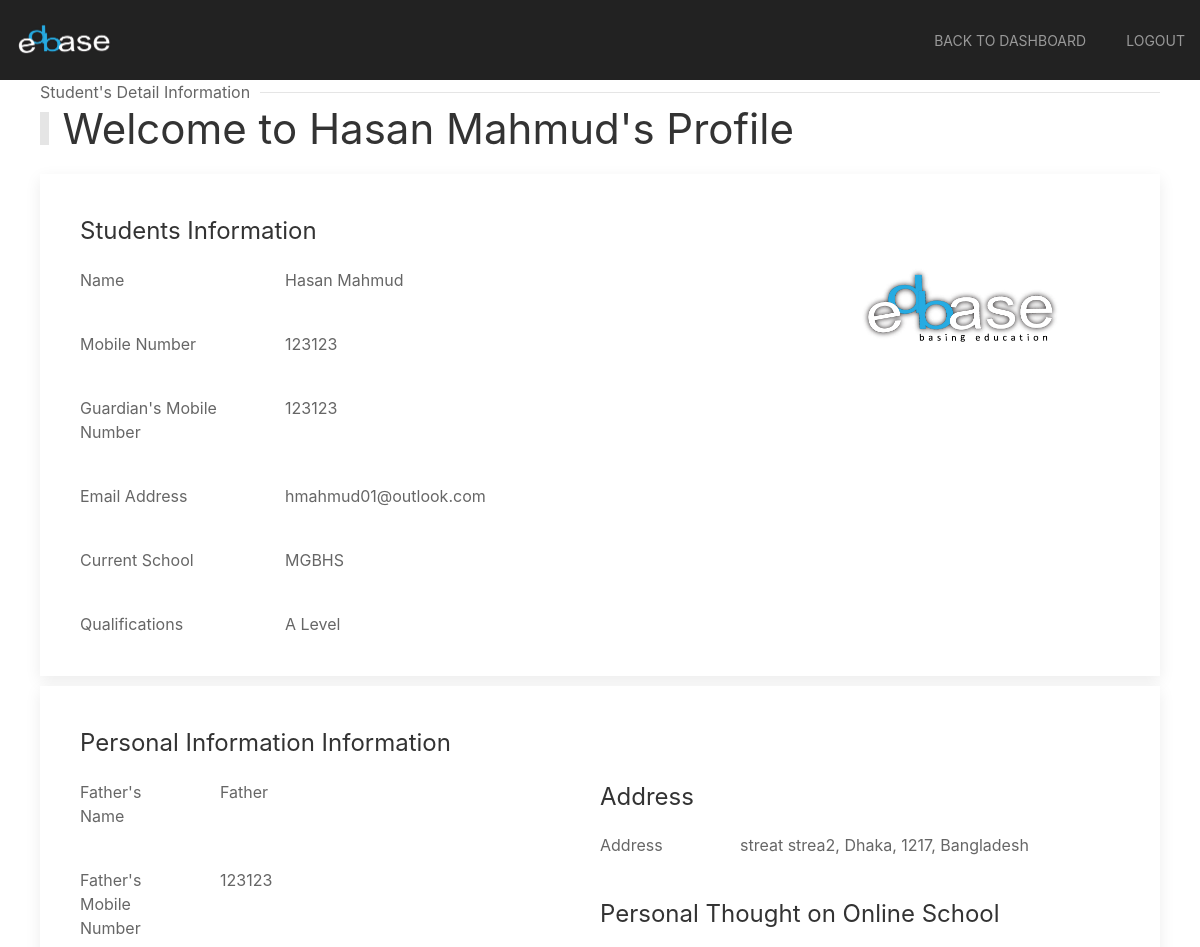
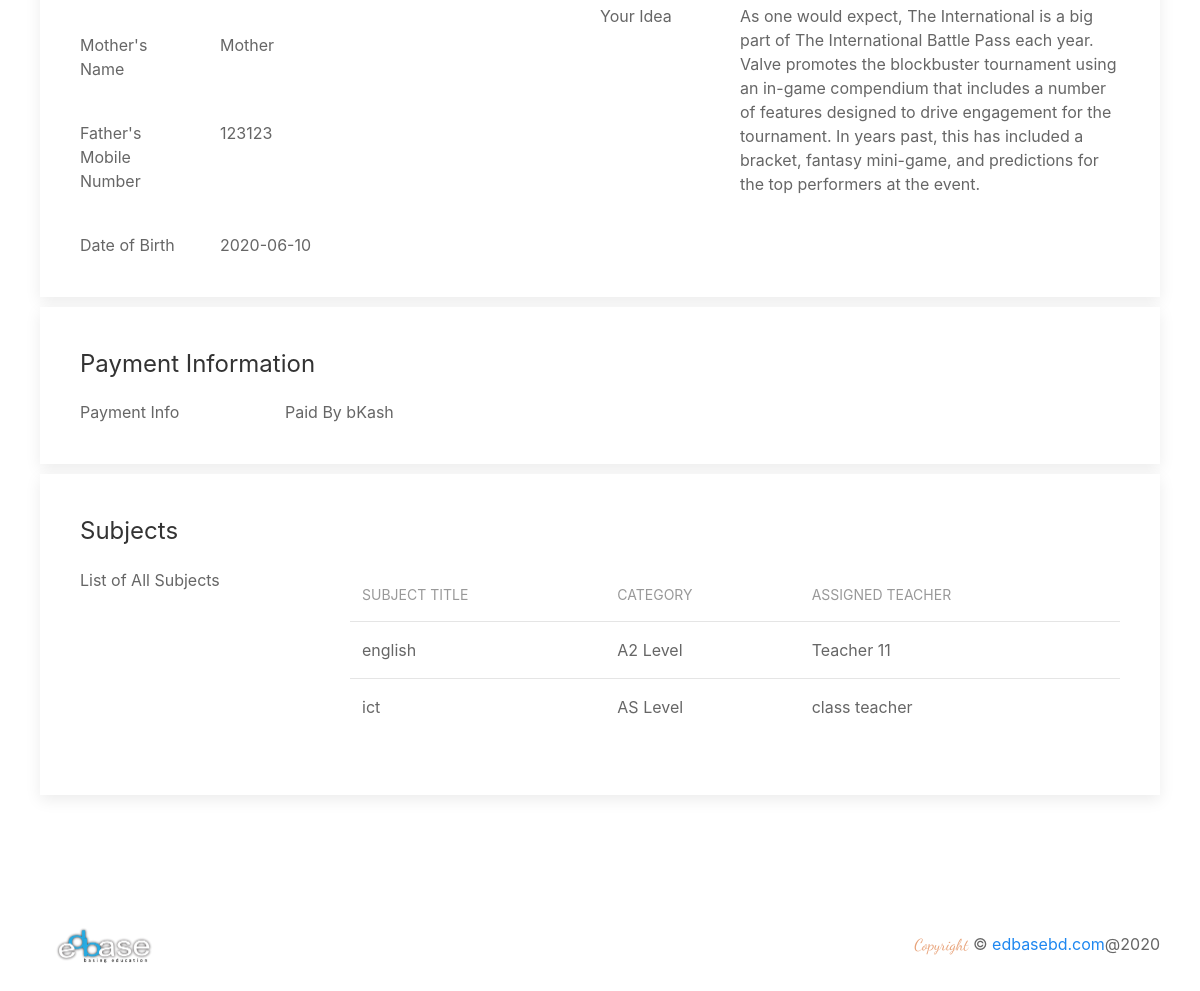
Page /studentdetail/505/ (signed in) on the committed database (2 pictures, top to bottom).
### applicant/models.py (models this page shows, shortened)
class Student(models.Model):
    user = models.OneToOneField(User, on_delete=models.CASCADE)
    name = models.CharField(max_length=128, null=True, blank=True)
    mobile = models.CharField(max_length=11, null=True, blank=True)
    guardian_mobile = models.CharField(max_length=11, null=True, blank=True)
    email = models.EmailField(max_length=128, null=True, blank=True)
    school = models.CharField(max_length=128, null=True, blank=True)
    status = models.BooleanField(default=False, null=True, blank=True)
    user_type = models.CharField(max_length=128, null=True, blank=True)
    qualification = models.CharField(max_length=128, null=True, blank=True)
    created_at = models.DateTimeField(auto_now_add=True, null=True, blank=True)

class PersonalInfo(models.Model):
    student = models.ForeignKey(Student, related_name='student_personal_info', on_delete=models.CASCADE)
    acceptance = models.BooleanField(default=False, null=True, blank=True)
    father = models.CharField(max_length=128, null=True, blank=True)
    mother = models.CharField(max_length=128, null=True, blank=True)
    father_mobile = models.CharField(max_length=128, null=True, blank=True)
    mother_mobile = models.CharField(max_length=128, null=True, blank=True)
    parent_email = models.EmailField(max_length=128, null=True, blank=True)
    street_1 = models.CharField(max_length=128, null=True, blank=True)
    street_2 = models.CharField(max_length=128, null=True, blank=True)
    city = models.CharField(max_length=128, null=True, blank=True)
    zip_code = models.CharField(max_length=128, null=True, blank=True)
    country = models.CharField(max_length=128, null=True, blank=True)
    dob = models.CharField(max_length=128, null=True, blank=True)
    blood_group = models.CharField(max_length=128, null=True, blank=True)
    experience = models.TextField(null=True, blank=True)
    photo = models.FileField('app_files', upload_to='photos', blank=True, null=True)

class PaymentInfo(models.Model):
    student = models.ForeignKey(Student, related_name='student_payment_info', on_delete=models.CASCADE)
    payment_option = models.CharField(max_length=128, null=True, blank=True)
    trx_id = models.CharField(max_length=128, null=True, blank=True)

class QualificationSubject(models.Model):
    student = models.ForeignKey(Student, related_name='student_subjects_qualified', on_delete=models.CASCADE)
    subjects = models.ForeignKey(Subject, related_name='subjects', on_delete=models.CASCADE)

class Subject(models.Model):
    title = models.CharField(max_length=128, null=True, blank=True)
    status = models.BooleanField(default=True, null=True, blank=True)
    assigned = models.BooleanField(default=False, null=True, blank=True)
    assigned_teacher = models.ForeignKey(Teacher, on_delete=models.CASCADE)
    level = models.CharField(max_length=128, null=True, blank=True)
    created_at = models.DateTimeField(auto_now_add=True, null=True, blank=True)

class Teacher(models.Model):
    user = models.OneToOneField(User, on_delete=models.CASCADE)
    name = models.CharField(max_length=128, null=True, blank=True)
    status = models.BooleanField(default=True, null=True, blank=True)
    level = models.CharField(max_length=128, null=True, blank=True)
    created_at = models.DateTimeField(auto_now_add=True, null=True, blank=True)
    def __str__(self):
        return self.name

### applicant/views.py (the view)
# urls.py: path('studentdetail/<int:sid>/', views.studentDetail, name='studentdetail'),
@login_required(login_url='/login/')
def studentDetail(request, sid):
    student = Student.objects.get(id=sid)
    try:
        personal_info = PersonalInfo.objects.get(student_id=sid)
        payment_info = PaymentInfo.objects.get(student_id=sid)
        subjects = QualificationSubject.objects.filter(student__id__contains=sid)
        return render(request, 'studentDetail.html', {'data': student, 'subjects': subjects, 'payment': payment_info, 'personal': personal_info, 'media_url':settings.MEDIA_URL})
    except :
        subjects = QualificationSubject.objects.filter(student__id__contains=sid)
        return render(request, 'studentDetail.html', {'data': student, 'subjects': subjects})

### applicant/templates/studentDetail.html (shortened to what this page needs)
{% extends 'base.html' %}
{% load static %}
{% block content %}
    <section class="main-section">
        <div class="admin-section-top">
            <div>
                <div class="uk-section-secondary uk-preserve-color">
                    <div uk-sticky="animation: uk-animation-slide-top; sel-target: .uk-navbar-container; cls-active: uk-navbar-sticky; cls-inactive: uk-navbar-transparent uk-dark; top: 200">
                        <nav class="uk-navbar-container" uk-navbar="mode: click;">
                            <div class="uk-navbar-left">
                                <a class="uk-navbar-item uk-logo logo-size" href="/"><img src="/static/img/edbase_footer.png" alt="edbase"></a>
                            </div>
                            <div class="uk-navbar-right uk-dark">
                                <ul class="uk-navbar-nav uk-iconnav">
                                    <li>
                                        <a href="{% url 'dashboard' %}" uk-toggle> Back To Dashboard </a>
                                    </li>
                                    <li>
                                        <a href="{% url 'logout' %}" uk-toggle> Logout </a>
                                    </li>
                                </ul>
                            </div>
                        </nav>
                    </div>
                </div>
            </div>
        </div>
    </section>
    <section id="student-list">
        <div class="uk-container">
            <div class="head">
                <h1 class="uk-heading-bullet">Welcome to {{ data.name }}'s Profile</h1>
                <p class="uk-heading-line"><span>Student's Detail Information</span></p>
            </div>
            <div class="uk-child-width-1@m" uk-grid>
                <div class="uk-margin-large">
                    <div class="uk-card uk-card-default uk-card-body uk-margin-small">
                        <h3>Students Information</h3>
                        <div class="uk-grid-collapse" uk-grid>
                            <div class="uk-width-3-4@m">
                                <div class="uk-text-left" uk-grid>
                                    <div class="uk-width-1-4">
                                        <div class="">Name</div>
                                    </div>
                                    <div class="uk-width-3-4">
                                        <div class="">{{ data.name }}</div>
                                    </div>
                                </div>
                                <div class="uk-text-left" uk-grid>
                                    <div class="uk-width-1-4">
                                        <div class="">Mobile Number</div>
                                    </div>
                                    <div class="uk-width-3-4">
                                        <div class=" ">{{ data.mobile }}</div>
                                    </div>
                                </div>
                                <div class="uk-text-left" uk-grid>
                                    <div class="uk-width-1-4">
                                        <div class="">Guardian's Mobile Number</div>
                                    </div>
                                    <div class="uk-width-3-4">
                                        <div class=" ">{{ data.guardian_mobile }}</div>
                                    </div>
                                </div>
                                <div class="uk-text-left" uk-grid>
                                    <div class="uk-width-1-4">
                                        <div class="">Email Address</div>
                                    </div>
                                    <div class="uk-width-3-4">
                                        <div class=" ">{{ data.email }}</div>
                                    </div>
                                </div>
                                <div class="uk-text-left" uk-grid>
                                    <div class="uk-width-1-4">
                                        <div class="">Current School</div>
                                    </div>
                                    <div class="uk-width-3-4">
                                        <div class=" ">{{ data.school }}</div>
                                    </div>
                                </div>
                                <div class="uk-text-left" uk-grid>
                                    <div class="uk-width-1-4">
                                        <div class="">Qualifications</div>
                                    </div>
                                    <div class="uk-width-3-4">
                                        <div class=" ">{{ data.qualification }} Level</div>
                                    </div>
                                </div>
                            </div>
                            <div class="uk-width-expand@m">
                                <img style="width:200px" src="{{ media_url }}{{ personal.photo }}" alt="{{data.name}}">
                            </div>
                        </div>
                    </div>
                    <div class="uk-card uk-card-default uk-card-body uk-margin-small">
                        <h3>Personal Information Information</h3>
                        <div class="uk-grid-collapse" uk-grid>
                            <div class="uk-width-1-2@m">
                                <div class="uk-text-left" uk-grid>
                                    <div class="uk-width-1-4">
                                        <div class="">Father's Name</div>
                                    </div>
                                    <div class="uk-width-3-4">
                                        <div class="">{{ personal.father }}</div>
                                    </div>
                                </div>
                                <div class="uk-text-left" uk-grid>
                                    <div class="uk-width-1-4">
                                        <div class="">Father's Mobile Number</div>
                                    </div>
                                    <div class="uk-width-3-4">
                                        <div class=" ">{{ personal.father_mobile }}</div>
                                    </div>
                                </div>
                                <div class="uk-text-left" uk-grid>
                                    <div class="uk-width-1-4">
                                        <div class="">Mother's Name</div>
                                    </div>
                                    <div class="uk-width-3-4">
                                        <div class=" ">{{ personal.mother }}</div>
                                    </div>
                                </div>
                                <div class="uk-text-left" uk-grid>
                                    <div class="uk-width-1-4">
                                        <div class="">Father's Mobile Number</div>
                                    </div>
                                    <div class="uk-width-3-4">
                                        <div class=" ">{{ personal.mother_mobile }}</div>
                                    </div>
                                </div>
                                <div class="uk-text-left" uk-grid>
                                    <div class="uk-width-1-4">
                                        <div class="">Date of Birth</div>
                                    </div>
                                    <div class="uk-width-3-4">
                                        <div class=" ">{{ personal.dob }}</div>
                                    </div>
                                </div>
                            </div>
                            <div class="uk-width-expand@m">
                                <h3>Address</h3>
                                <div class="uk-text-left" uk-grid>
                                    <div class="uk-width-1-4">
                                        <div class="">Address</div>
                                    </div>
                                    <div class="uk-width-3-4">
                                        <div class=" ">{{ personal.street_1 }} {{ personal.street_2 }}, {{ personal.city }}, {{ personal.zip_code }}, {{ personal.country }}</div>
                                    </div>
                                </div>
                                <h3>Personal Thought on Online School</h3>
                                <div class="uk-text-left" uk-grid>
                                    <div class="uk-width-1-4">
                                        <div class="">Your Idea</div>
                                    </div>
                                    <div class="uk-width-3-4">
                                        <div class=" ">{{ personal.experience }}</div>
                                    </div>
                                </div>
                            </div>
                        </div>
                    </div>
                    <div class="uk-card uk-card-default uk-card-body uk-margin-small">
                        <h3>Payment Information</h3>
                        <div class="uk-grid-collapse" uk-grid>
                            <div class="uk-width-3-4@m">
                                <div class="uk-text-left" uk-grid>
                                    <div class="uk-width-1-4">
                                        <div class="">Payment Info</div>
                                    </div>
                                    <div class="uk-width-3-4">
                                        <div class="">Paid By {{ payment.payment_option }}</div>
                                    </div>
                                </div>
                            </div>
                        </div>
                    </div>
                    {% if subjects %}
                        <div class="uk-card uk-card-default uk-card-body uk-margin-small">
                            <h3>Subjects</h3>
                            <div class="uk-text-left" uk-grid>
                                <div class="uk-width-1-4">
                                    <div class="">List of All Subjects</div>
                                </div>
                                <div class="uk-width-3-4">
                                    <ul class="uk-list uk-list-bullet">
                                        <table class="uk-table uk-table-hover uk-table-divider">
                                            <thead>
                                                <tr>
                                                    <th>Subject Title</th>
                                                    <th>Category</th>
                                                    <th>Assigned Teacher</th>
                                                </tr>
                                            </thead>
                                            <tbody>
                                                {% for subject in subjects %}
                                                <tr>
                                                    <td>{{ subject.subjects.title }}</td>
                                                    <td>{{ subject.subjects.level }} Level</td>
                                                    <td>{{ subject.subjects.assigned_teacher }}</td>
                                                </tr>
                                                {% endfor %}
                                            </tbody>
                                        </table>
                                    </ul>
                                </div>
                            </div>
                        </div>
                    {% endif %}
                </div>
            </div>
        </div>
    </section>
    <section id="footer">
        <div class="uk-padding">
            <div class="uk-flex uk-flex-wrap uk-flex-wrap-around uk-flex-between uk-flex-middle">
                <a class="uk-navbar-item uk-logo logo-size" href="/"><img src="/static/img/edbase.png" alt="zeros"></a>
                <p class="uk-text-center"> <span class="zeros-sub-head copy">Copyright</span>  © <a href="/">edbasebd.com</a>@2020</p>
            </div>
        </div>
    </section>
{% endblock %}

### rows in the picture
Student: name "Hasan Mahmud", mobile "123123", guardian_mobile "123123", email "hmahmud01@outlook.com", school "MGBHS", qualification "A"
PersonalInfo: photo (picture), father "Father", father_mobile "123123", mother "Mother", mother_mobile "123123", dob "2020-06-10", street_1 "streat", street_2 "strea2", city "Dhaka", zip_code "1217", country "Bangladesh", experience "As one would expect, The International is a big part of The International Battle Pass each year. Valve promotes the blockbuster tournament using an in-game compendium that includes a number of features designed to drive engagement for the tournament. In years past, this has included a bracket, fantasy mini-game, and predictions for the top performers at the event."
PaymentInfo: payment_option "bKash"
QualificationSubject: subjects "english", subjects.level "A2", subjects.assigned_teacher "Teacher 11"
QualificationSubject: subjects "ict", subjects.level "AS", subjects.assigned_teacher "class teacher"
